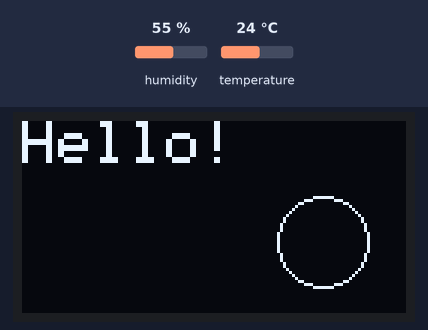
The sketch below on a simulated Raspberry Pi Pico. Shown: 128×64 one-colour display. The inputs (shaded band) are chosen by the test bench; at power-on: humidity 55 %, temperature 24 °C. What the sketch prints to the serial monitor is not drawn.

Above: at 0.1 s.

The sketch:

OLED_Display.ino
```cpp
#include <Wire.h>
#include <Adafruit_GFX.h>
#include <Adafruit_SSD1306.h>
#include <Adafruit_SHT31.h>

#define SCREEN_HEIGHT 64
#define OLED_ADDRESS 0x3C
Adafruit_SSD1306 display(128, 64, &Wire, -1);
Adafruit_SHT31 sht31 = Adafruit_SHT31();

void setup() {
   Wire.setSDA(4);
  Wire.setSCL(5);
  Wire.begin();

  if (!display.begin(SSD1306_SWITCHCAPVCC, OLED_ADDRESS)) {
    while (true);
  }

  if (!sht31.begin(0x44)) {
  Serial.println("Couldn't find SHT31");
}
  display.begin(SSD1306_SWITCHCAPVCC, 0x3C);  // charge pump on, address 0x3C
  display.clearDisplay();                     // clear the RAM buffer
  display.setTextSize(2);                     // 2x the 6x8 font
  display.setTextColor(SSD1306_WHITE);
  display.setCursor(0, 0);
  display.println("Hello!");
  display.drawCircle(100, 40, 15, SSD1306_WHITE);
  display.display();                          // send the buffer to the screen
}

void loop() {float temperature = sht31.readTemperature();
float humidity = sht31.readHumidity();

Serial.print("Temperature: ");
Serial.print(temperature);
Serial.println(" °C");

Serial.print("Humidity: ");
Serial.print(humidity);
Serial.println(" %");}
```
